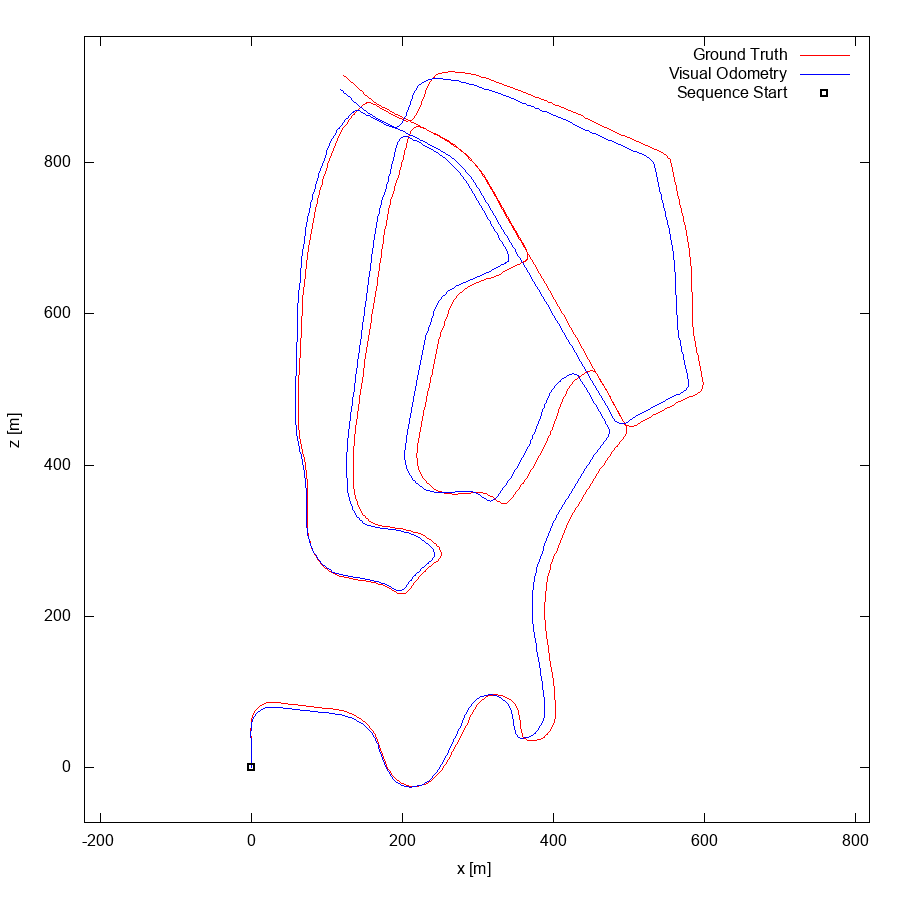

This figure's gnuplot source:
set term postscript eps enhanced color
set output "02.eps"
set size ratio -1
set xrange [-221:818]
set yrange [-73:967]
set xlabel "x [m]"
set ylabel "z [m]"
plot "02.txt" using 1:2 lc rgb "#FF0000" title 'Ground Truth' w lines,"02.txt" using 3:4 lc rgb "#0000FF" title 'Visual Odometry' w lines,"< head -1 02.txt" using 1:2 lc rgb "#000000" pt 4 ps 1 lw 2 title 'Sequence Start' w points
